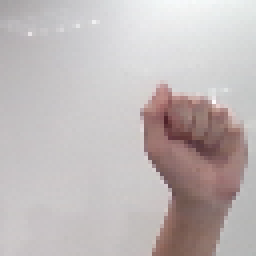
#> input picture dataset/training/A/1438.png, 64 x 64 px, found by its file name (shown 4 times larger); its folder holds only this picture in this run
$ python Prepare_ccn.py
#> lines starting #> are read from the running program, lines starting #| are printed output that depends on the picture
import numpy as np
import matplotlib.pyplot as plt
import os
import cv2

DATADIR = "dataset\\training" #Onde estão sendo armazenados os arquivos
CATEGORIES = ["A","B"] #Possibilidades de estudo

training_data = []
IMG_SIZE = 64

def create_training_data():
    for category in CATEGORIES:
        path = os.path.join(DATADIR,category) # Caminho com os diretórios das letras
        class_num = CATEGORIES.index(category) # Dando um número para a categoria
        for img in os.listdir(path):
            try:
                img_array = cv2.imread(os.path.join(path,img), cv2.IMREAD_GRAYSCALE) #Cada imagem também é convertida na escala de cinza
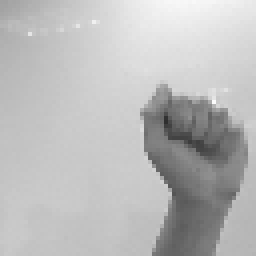
#> img_array: shape (64, 64) (shown 4 times larger); min 47, max 251, mean 186.7
                new_array = cv2.resize(img_array,(IMG_SIZE,IMG_SIZE)) #Redimensionando a imagem
                training_data.append([new_array,class_num]) #Inserindo a imagem e sua classificação
            except Exception as e: #Erro que pode ocorrer ao importar imagens
                pass
#> pass 2 of the loop in create_training_data, `for category in CATEGORIES:`:
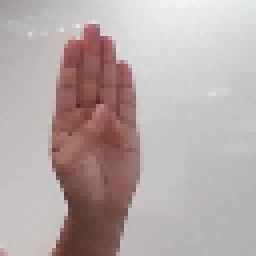
#> input picture dataset/training/B/1102.png, 64 x 64 px, found by its file name (shown 4 times larger)
#> in create_training_data, `img_array = cv2.imread(os.path.join(path,img), cv2.IMREAD_GRAYSCALE)`:
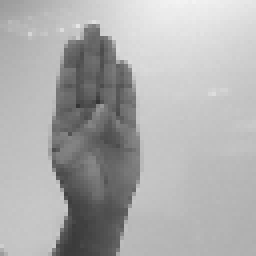
#> img_array: shape (64, 64) (shown 4 times larger); min 53, max 243, mean 173.1

create_training_data()

import random
random.shuffle(training_data) #Embaralhando os dados que a rede vai usar para treinar

X = [] # Features
y = [] # Labels

for features, label in training_data:
    X.append(features)
    y.append(label)
#> this loop made 2 passes
#> label on passes 1 to 2: 0, 1
#> after the loop, X = 2 items; y = [0, 1]

X = np.array(X).reshape(-1, IMG_SIZE, IMG_SIZE, 1) # -1: Quantas features tem, IMG_SIZE x IMG_SIZE: tamanho da imagem, 1: indica que o canal de cores é só o cinza (3 se RGB)

import pickle # Salvar os arquivos criados

pickle_out = open("X.pickle","wb") # Salvar X
pickle.dump(X,pickle_out)
pickle_out.close()

pickle_out = open("y.pickle","wb") # Salvar y
pickle.dump(y,pickle_out)
pickle_out.close()
